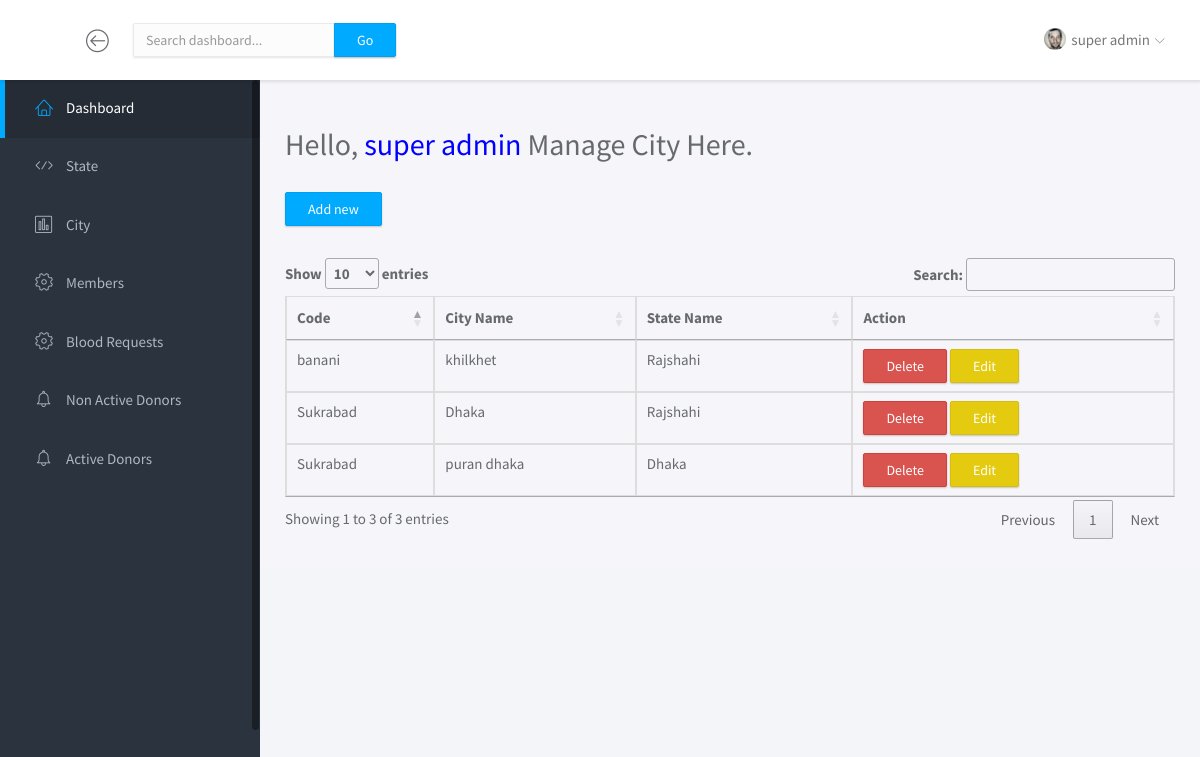
The app's page /admin_dasboard/city.php (signed in) with its own data.
### tables this page shows
CREATE TABLE `city` (
  `city_id` int(100) NOT NULL,
  `city_code` varchar(100) DEFAULT NULL,
  `city_name` varchar(100) DEFAULT NULL,
  `description` varchar(120) DEFAULT NULL,
  `donor_fk` int(100) DEFAULT NULL,
  `requester_fk` int(100) DEFAULT NULL,
  `state_fk` int(100) DEFAULT NULL
);

CREATE TABLE `state` (
  `state_id` int(100) NOT NULL,
  `state_code` varchar(100) DEFAULT NULL,
  `state_name` varchar(100) DEFAULT NULL,
  `description` varchar(250) DEFAULT NULL
);

### admin_dasboard/city.php (the view, shortened to what this page needs)
<?php
	include('../header.php');
?>
<link rel="stylesheet" type="text/css" href="//cdn.datatables.net/1.10.16/css/jquery.dataTables.min.css">
<div class="main">
			<div class="main-content">
				<div class="container-fluid">
  <h2>Hello,  <span style="color: blue"> <?php echo $_SESSION['username']?></span> Manage City Here. </h2> <br />
  <p><button type="button" class="btn btn-primary" data-toggle="modal" data-target="#addcity">Add new</button></p> <br />
  <table class="table table-bordered" id="city">
    <thead>
      <tr>
        <th>Code</th>
        <th>City Name</th>
        <th>State Name</th>
        <th>Action</th>
      </tr>
    </thead>
    <tbody>
      <?php
      $city = $connection->query("SELECT state.state_id, state.state_name, city.city_id, city.city_code, city.city_name, city.state_fk FROM city LEFT JOIN state ON state.state_id=city.state_fk");
      while($row=$city->fetch_array()){
       ?>
      	<tr>
        <td><?php echo $row['city_code'];?></td>
        <td><?php echo $row['city_name'];?></td>
      	<td><?php echo $row['state_name'];?></td>
      		<td><button type="button" data-toggle="modal" data-target="#deletecity<?php echo $row['city_id']?>" class="btn btn-danger">Delete</button>
      		<button type="button" data-toggle="modal" data-target="#editcity<?php echo $row['city_id'];?>" class="btn btn-warning">Edit</button></td>
      	</tr>
<?php }
      ?>
    </tbody>
  </table>
</div>
	</div>
</div>
<?php
	include('../footer.php');
?>

### assets/css/main.css (style rules this page uses)
html { position: relative; min-height: 100%; }
body { background-color: #F3F5F8; font-family: "Source Sans Pro", sans-serif; font-size: 15px; color: #676a6d; }
th { font-weight: 600; }
#wrapper .main { -webkit-transition: all 0.3s ease-in-out; -moz-transition: all 0.3s ease-in-out; -ms-transition: all 0.3s ease-in-out; -o-transition: all 0.3s ease-in-out; transition: all 0.3s ease-in-out; width: calc(100% - 260px); left: 0; position: relative; float: right; background-color: #f5f5fa; }
#wrapper #sidebar-nav, #wrapper .main { padding-top: 80px; }
.main-content { padding: 28px 10px; }
.btn { -webkit-border-radius: 2px; -moz-border-radius: 2px; border-radius: 2px; -moz-box-shadow: 0px 1px 2px 0 rgba(0, 0, 0, 0.2); -webkit-box-shadow: 0px 1px 2px 0 rgba(0, 0, 0, 0.2); box-shadow: 0px 1px 2px 0 rgba(0, 0, 0, 0.2); padding: 6px 22px; }
.btn-primary { background-color: #00AAFF; border-color: #00a0f0; }
.btn-warning { background-color: #e4cb10; border-color: #d6be0f; }

### records on screen
city: city_code "Sukrabad", city_name "Dhaka", state_fk.state_name "Rajshahi"
city: city_code "Sukrabad", city_name "puran dhaka", state_fk.state_name "Dhaka"
city: city_code "banani", city_name "khilkhet", state_fk.state_name "Rajshahi"

### other values on screen
$_SESSION['username'] "super admin"
